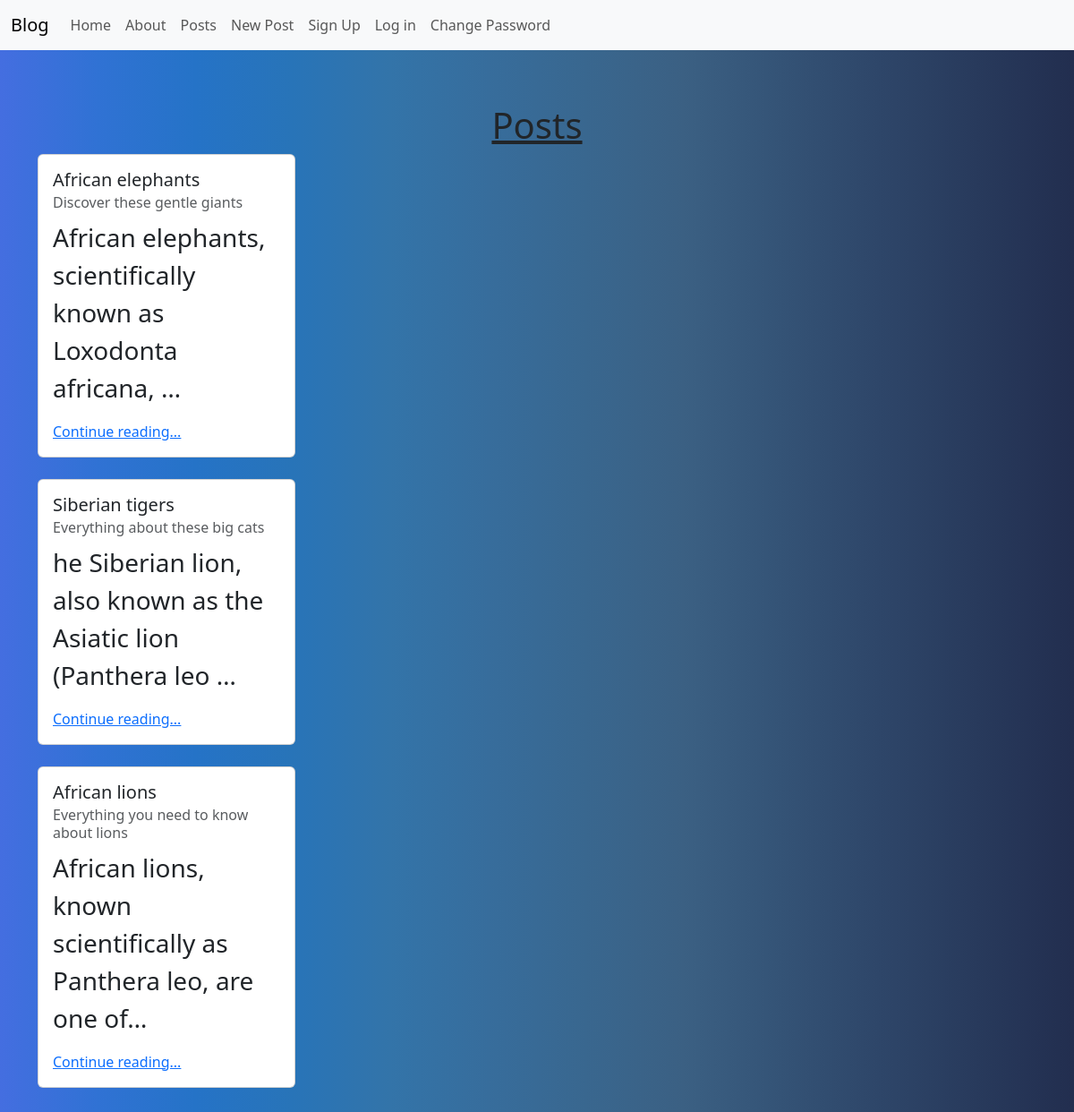
The app's page /posts/, older data.
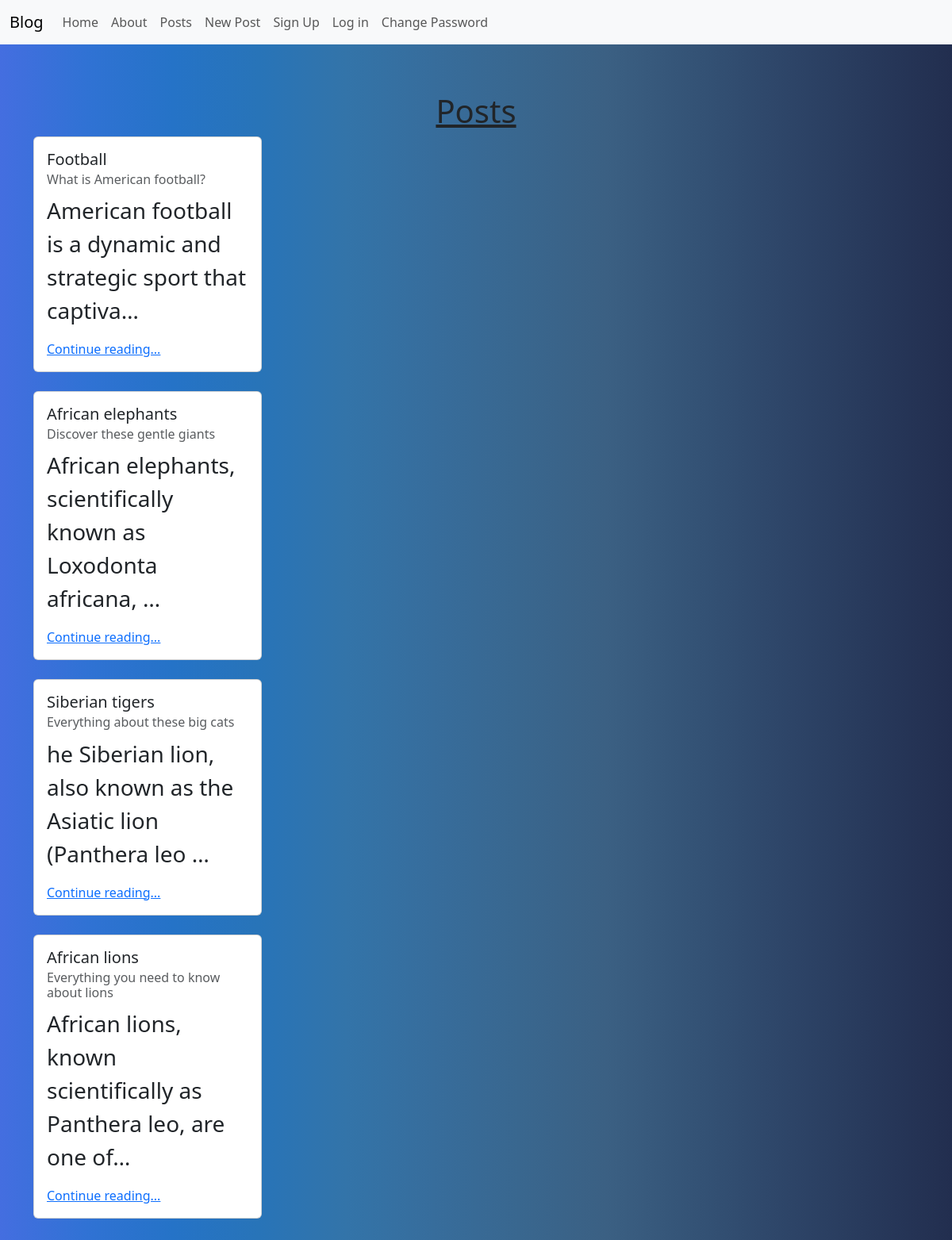
The same page, newer data.
### posts/models.py (models this page shows, shortened)
class Post(models.Model):
    title = models.CharField(max_length=128)
    subtitle = models.CharField(max_length=256)
    body = models.TextField()
    status = models.ForeignKey(
        Status,
        on_delete=models.CASCADE
    )
    author = models.ForeignKey(
        get_user_model(),
        on_delete=models.CASCADE
    )
    created_on = models.DateTimeField(auto_now_add=True)

### posts/views.py (the view)
# urls.py: path("", views.PostListView.as_view(), name="list"),
class PostListView(ListView):
    template_name = "posts/list.html"
    model = Post
    def get_context_data(self, **kwargs):
        context = super().get_context_data(**kwargs)
        published = Status.objects.get(name="published")
        context["post_list"] = (
            Post.objects
            .filter(status=published)
            .order_by("created_on")
            .reverse()
        )
        return context

### templates/posts/list.html (shortened to what this page needs)
{% extends 'base.html' %}
{% block content %}
<h1>Posts</h1>
{% for post in post_list %}
<div class="card" style="width: 18rem;">
    <div class="card-body">
      <h5 class="card-title">{{ post.title }}</h5>
      <h6 class="card-subtitle mb-2 text-body-secondary">{{ post.subtitle }}</h6>
      <p class="card-text">{{ post.body|truncatechars:64 }}</p>
      <a href="{% url 'detail' post.id %}" class="card-link">Continue reading...</a>
    </div>
</div>
<br/>
{% endfor %}
{% endblock content %}

### templates/base.html (shortened to what this page needs)
{% load static %}
<!DOCTYPE html>
<html lang="en">
<head>
    <link href="{% static 'css/base.css' %}" rel="stylesheet">
    <link href="https://cdn.jsdelivr.net/npm/bootstrap@5.3.3/dist/css/bootstrap.min.css" rel="stylesheet">
</head>
<body style="background-image: linear-gradient(to right, #446ee0, #3072d4, #2573c7, #2874b8, #3374a9, #376d9c, #39678f, #3b6083, #345376, #2e4669, #283a5c, #222e4f);">
    <nav class="navbar navbar-expand-lg bg-body-tertiary">
        <div class="container-fluid">
            <a class="navbar-brand" href="#">Blog</a>
            <div class="navbar-collapse" id="navbarNavAltMarkup">
                <div class="navbar-nav">
                    <a class="nav-link" href="{% url 'home' %}">Home</a>
                    <a class="nav-link" href="{% url 'about' %}">About</a>
                    <a class="nav-link" href="{% url 'list' %}">Posts</a>
                    <a class="nav-link" href="{% url 'new' %}">New Post</a>
                    {% if user.is_authenticated %}
                    <a class="nav-link" href="{% url 'drafts' %}">Drafts</a>
                    <form method="POST" action="{% url 'logout' %}">
                        {% csrf_token %}
                        <input type="submit" class=""nav-link value="Log Out">
                    </form>
                    {% else %}
                    <a class="nav-link" href="{% url 'signup' %}">Sign Up</a>
                    <a class="nav-link" href="{% url 'login' %}">Log in</a>
                    <a class="nav-link" href="{% url 'password_change' %}">Change Password</a>
                    {% endif %}
                </div>
            </div>
        </div>
    </nav>
    <div class="container">
        {% block content %}{% endblock content %}
    </div>
</body>
</html>

### static/css/base.css (style rules this page uses)
h1 { text-align: center; text-decoration: underline; }
p { font-size: 28px; }
.container { margin: 5%; }

Row changes from the older to the newer data that the page shows:
added Post: title "Football", subtitle "What is American football?", body "American football is a dynamic and strategic sport that captiva…"
